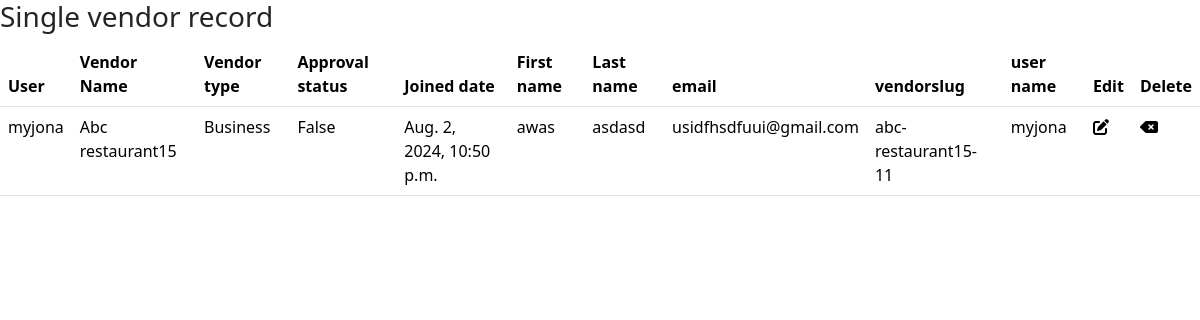
/adminarea/get_single_vendor/2/, run on the app's committed database.
### Vendor/models.py (models this page shows, shortened)
class VendorRegistration(models.Model):
    user = models.OneToOneField(User, related_name='user',on_delete=models.CASCADE)
    user_profile = models.OneToOneField(UserProfile, related_name='thevendor', on_delete=models.CASCADE)
    vendorname =models.CharField(max_length=300)
    vendorType = models.CharField(max_length=100, choices=vendor_type, default='Individual')
    vendorlicense= models.ImageField(upload_to='Vendor/license')
    vendorslug = models.SlugField(max_length=50, unique=True)
    Isapproved = models.BooleanField(default=False)
    CreatedAt = models.DateTimeField(auto_now_add=True)
    modifiedAt = models.DateTimeField(auto_now=True)

### authentication/models.py (models this page shows, shortened)
class User(AbstractUser):
    VENDOR = 1
    CUSTOMER = 2
    DRIVER = 3
    ROLE_CHOICE = (
    (VENDOR, 'Vendor'),
    (CUSTOMER, 'Customer'),
    (DRIVER, 'Driver')
    )
    username = models.CharField( max_length=40)
    email = models.EmailField(unique=True)
    role = models.PositiveSmallIntegerField(choices=ROLE_CHOICE, blank=True, null=True)
    is_staff = models.BooleanField(default=False)
    is_superuser = models.BooleanField(default=False)
    USERNAME_FIELD = 'email'
    REQUIRED_FIELDS = ['username']
    def __str__(self):
        return self.username

class UserProfile(models.Model):
    user = models.OneToOneField(User, on_delete=models.CASCADE)
    first_name = models.CharField(max_length=100)
    last_name = models.CharField(max_length=100)
    profile_picture = models.ImageField(upload_to='Userfolder/profile_pictures', blank=True, null=True)
    DOB = models.DateTimeField(auto_now_add=False, null= False, blank=False)
    address_line1 = models.CharField(max_length=200)
    adress_line2 = models.CharField(max_length=200)
    nationality =  models.CharField(max_length=150, blank=True, null=True)
    city = models.CharField(max_length=200, blank=True, null=True)
    zip_or_postcode = models.CharField(max_length= 20, blank=True, null=True)
    mobile_number = models.CharField(max_length=60)
    created_at = models.DateTimeField(auto_now_add=True)
    modified_at = models.DateTimeField(auto_now=True)

### adminarea/views.py (the view)
# urls.py: path('get_single_vendor/<int:pk>/', views.view_single_record, name= 'view_single_record')
def view_single_record(request, pk):
    try:
        thesinglevendor = VendorRegistration.objects.get(pk = pk)
    except VendorRegistration.DoesNotExist:
        return HttpResponse('the record you are trying to view does not exist')
    context = {
        'thesinglevendor': thesinglevendor,
    }
    return render(request, 'adminarea/view_single_record.html', context)

### templates/adminarea/view_single_record.html (shortened to what this page needs)
<!DOCTYPE html>
<html lang="en">
<head>
    <link rel="stylesheet" href="https://cdnjs.cloudflare.com/ajax/libs/font-awesome/6.6.0/css/all.min.css">
    <link href="https://cdn.jsdelivr.net/npm/bootstrap@5.3.3/dist/css/bootstrap.min.css" rel="stylesheet"
>
</head>
<body>
    <h3>Single vendor record</h3>
    <table class="table">
        <thead>
            <tr>
                <th scope="col">User</th>
                <th scope="col">Vendor Name</th>
                <th scope="col">Vendor type</th>
                <th scope="col">Approval status</th>
                <th scope="col">Joined date</th>
                <th scope="col">First name</th>
                <th scope="col">Last name</th>
                <th scope="col">email</th>
                <th scope="col">vendorslug</th>
                <th scope="col">user name</th>
                <th>Edit</th>
                <th>Delete</th>
            </tr>
        </thead>
        <tbody>
            <tr>
                <td>{{ thesinglevendor.user }}</td>
                <td>{{thesinglevendor.vendorname}}</td>
                <td>{{thesinglevendor.vendorType}}</td>
                <td>{{thesinglevendor.Isapproved}}</td>
                <td>{{thesinglevendor.CreatedAt}}</td>
                <td>{{thesinglevendor.user_profile.first_name}}</td>
                <td>{{thesinglevendor.user_profile.last_name}}</td>
                <td>{{thesinglevendor.user.email}}</td>
                <td>{{thesinglevendor.vendorslug}}</td>
                <td>{{thesinglevendor.user.username}}</td>
                <td><i class="fa-solid fa-pen-to-square"></i></td>
                <td><i class="fa-solid fa-delete-left"></i></td>
            </tr>
        </tbody>
    </table>
</body>
</html>

### data on the page
VendorRegistration: user "myjona", vendorname "Abc restaurant15", vendorType "Business", Isapproved "False", CreatedAt "Aug. 2, 2024, 10:50 p.m.", user_profile.first_name "awas", user_profile.last_name "asdasd", user.email "usidfhsdfuui@gmail.com", vendorslug "abc-restaurant15-11", user.username "myjona"
